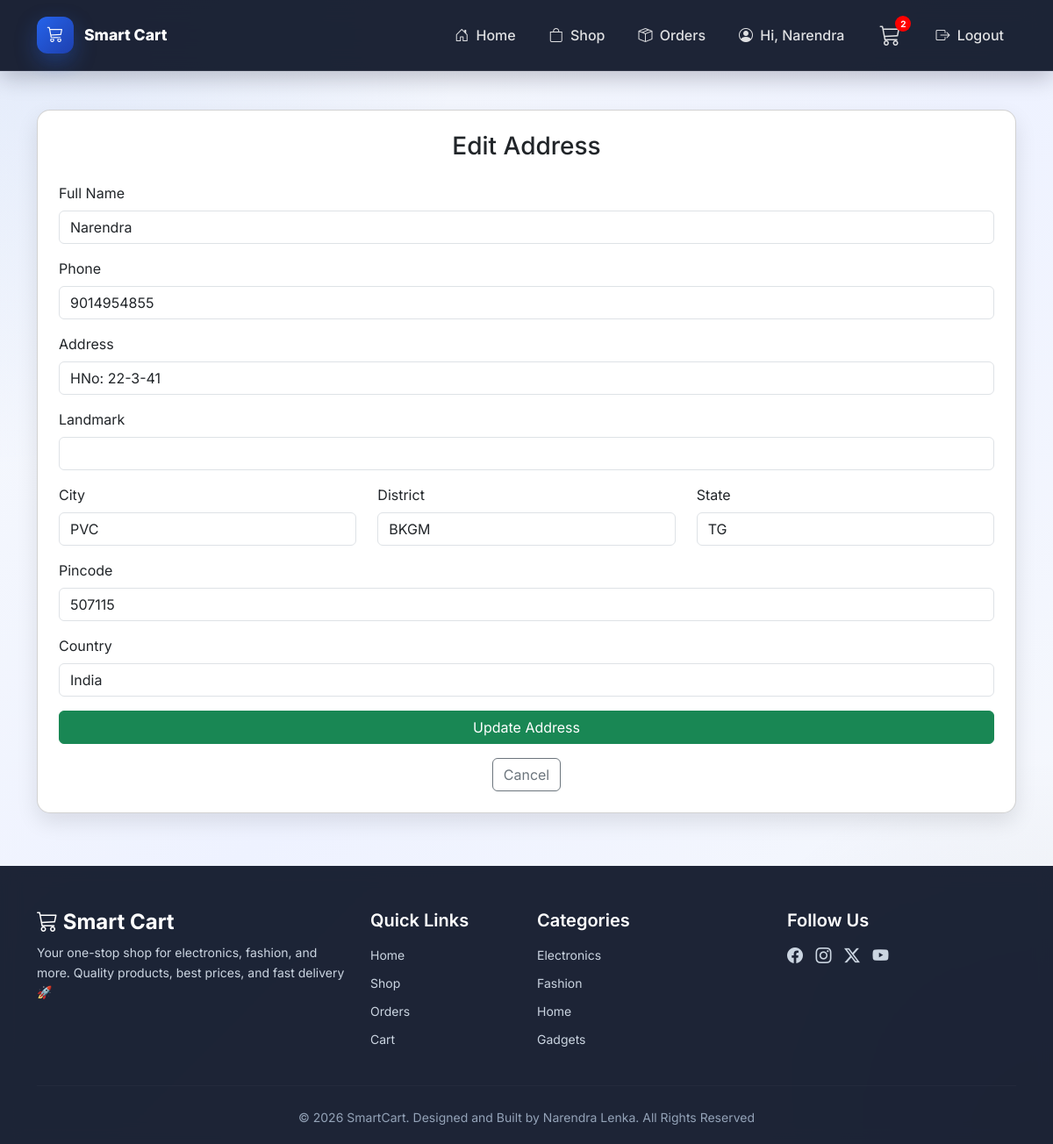
/user/edit-address/2 (signed in), run on the app's committed database.
### tables this page shows
CREATE TABLE addresses (
        address_id INTEGER PRIMARY KEY AUTOINCREMENT,
        user_id INTEGER NOT NULL,

        full_name TEXT NOT NULL,
        phone TEXT NOT NULL,
        address TEXT NOT NULL,
        landmark TEXT NOT NULL,
        city TEXT NOT NULL,
        district TEXT NOT NULL,
        state TEXT NOT NULL,
        country TEXT NOT NULL DEFAULT 'India',
        pincode TEXT NOT NULL,

        address_type TEXT,
        is_default INTEGER DEFAULT 0,
        created_at TIMESTAMP DEFAULT CURRENT_TIMESTAMP,
        updated_at TIMESTAMP DEFAULT CURRENT_TIMESTAMP,

        FOREIGN KEY (user_id) REFERENCES users(user_id)
    );

### app.py (the view, shortened to what this page needs)
@app.route('/user/edit-address/<int:address_id>', methods=['GET', 'POST'])
def edit_address(address_id):
    if 'user_id' not in session:
        flash("Please login first!", "danger")
        return redirect('/user-login')
    conn = get_db_connection()
    cursor = conn.cursor()
    cursor.execute("""
        SELECT * FROM addresses
        WHERE address_id = ? AND user_id = ?
    """, (address_id, session['user_id']))
    address = cursor.fetchone()
    cursor.close()
    conn.close()
    if not address:
        flash("Address not found!", "danger")
        return redirect('/user/shipping-address')
    return render_template("user/edit_address.html", address=address)

### app.py (called while the page is built)
def get_db_connection():
    conn = sqlite3.connect("smartcart.db")
    conn.row_factory = sqlite3.Row
    conn.execute("PRAGMA foreign_keys = ON")
    return conn

@app.context_processor
def inject_cart_count():
    cart = session.get('cart', {})
    cart_count = sum(item['quantity'] for item in cart.values())
    return dict(cart_count=cart_count)

@app.context_processor
def inject_cart_count():
    if 'user_id' not in session:
        return dict(cart_count=0)
    conn = get_db_connection()
    cursor = conn.cursor()
    cursor.execute("""
        SELECT COUNT(*) AS count
        FROM cart
        WHERE user_id = ?
    """, (session['user_id'],))
    result = cursor.fetchone()
    cursor.close()
    conn.close()
    return dict(cart_count=result['count'] if result else 0)

### templates/user/edit_address.html (shortened to what this page needs)
{% extends "user/base_user.html" %}
{% block content %}
<div class="container mt-4">
    <div class="card card-box p-4">
        <h3 class="text-center mb-4">Edit Address</h3>
        <form method="POST">
            <div class="mb-3">
                <label class="form-label">Full Name</label>
                <input type="text" name="full_name" class="form-control"
                       value="{{ address.full_name }}" required>
            </div>
            <div class="mb-3">
                <label class="form-label">Phone</label>
                <input type="text" name="phone" class="form-control"
                       value="{{ address.phone }}" required>
            </div>
            <div class="mb-3">
                <label class="form-label">Address</label>
                <input type="text" name="address" class="form-control"
                       value="{{ address.address }}" required>
            </div>
            <div class="mb-3">
                <label class="form-label">Landmark</label>
                <input type="text" name="landmark" class="form-control"
                       value="{{ address.landmark }}">
            </div>
            <div class="row">
                <div class="col-md-4 mb-3">
                    <label class="form-label">City</label>
                    <input type="text" name="city" class="form-control"
                           value="{{ address.city }}" required>
                </div>
                <div class="col-md-4 mb-3">
                    <label class="form-label">District</label>
                    <input type="text" name="district" class="form-control"
                           value="{{ address.district }}" required>
                </div>
                <div class="col-md-4 mb-3">
                    <label class="form-label">State</label>
                    <input type="text" name="state" class="form-control"
                           value="{{ address.state }}" required>
                </div>
            </div>
            <div class="mb-3">
                <label class="form-label">Pincode</label>
                <input type="text" name="pincode" class="form-control"
                       value="{{ address.pincode }}" required>
            </div>
            <div class="mb-3">
                <label class="form-label">Country</label>
                <input type="text" name="country" class="form-control"
                       value="{{ address.country }}" required>
            </div>
            <button type="submit" class="btn btn-success w-100">
                Update Address
            </button>
            <div class="text-center mt-3">
                <a href="/user/shipping-address" class="btn btn-outline-secondary">
                    Cancel
                </a>
            </div>
        </form>
    </div>
</div>
{% endblock %}

### templates/user/base_user.html (shortened to what this page needs)
<!DOCTYPE html>
<html lang="en">
<head>
    <link href="https://cdn.jsdelivr.net/npm/bootstrap@5.3.3/dist/css/bootstrap.min.css" rel="stylesheet">
    <link href="https://cdn.jsdelivr.net/npm/bootstrap-icons@1.11.3/font/bootstrap-icons.css" rel="stylesheet">
</head>
<body>
    {% if session.get('user_id') and not hide_user_nav %}
    <nav class="navbar navbar-expand-lg navbar-dark sticky-top">
        <div class="container">
            <a class="navbar-brand" href="/user-dashboard">
                <span class="brand-logo"><i class="bi bi-cart3"></i></span>
                <span>Smart Cart</span>
            </a>
            <div class="collapse navbar-collapse" id="userNav">
                <ul class="navbar-nav ms-auto text-center text-lg-start align-items-lg-center">
                    <li class="nav-item">
                        <a class="nav-link" href="/user-dashboard">
                            <i class="bi bi-house-door me-1"></i> Home
                        </a>
                    </li>
                    <li class="nav-item">
                        <a class="nav-link" href="/user/products">
                            <i class="bi bi-bag me-1"></i> Shop
                        </a>
                    </li>
                    <li class="nav-item">
                        <a class="nav-link" href="/user/my-orders">
                            <i class="bi bi-box-seam me-1"></i> Orders
                        </a>
                    </li>
                    <li class="nav-item">
                        <a class="nav-link" href="/user/profile">
                            <i class="bi bi-person-circle me-1"></i>
                            Hi, {{ session.get('user_name', 'Profile') }}
                        </a>
                    </li>
                    <li class="nav-item">
                        <a class="nav-link cart-nav-link" href="/user/cart">
                            <span class="cart-icon-box">
                                <i class="bi bi-cart3"></i>
                                <span class="cart-badge">{{ cart_count if cart_count else 0 }}</span>
                            </span>
                        </a>
                    </li>
                    <li class="nav-item">
                        <a class="nav-link logout-link" href="/user-logout">
                            <i class="bi bi-box-arrow-right me-1"></i> Logout
                        </a>
                    </li>
                </ul>
            </div>
        </div>
    </nav>
    {% endif %}
    <div class="main-content">
        <div class="container flash-wrapper">
        </div>
        {% block content %}{% endblock %}
    </div>
    <footer class="footer">
        <div class="container">
            <div class="row gy-4">
                <div class="col-md-4">
                    <h4 class="footer-brand">
                        <i class="bi bi-cart3"></i> Smart Cart
                    </h4>
                    <p class="footer-text">
                        Your one-stop shop for electronics, fashion, and more.
                        Quality products, best prices, and fast delivery 🚀
                    </p>
                </div>
                <div class="col-md-2">
                    <h5>Quick Links</h5>
                    <ul class="footer-links">
                        <li><a href="/">Home</a></li>
                        <li><a href="/user/products">Shop</a></li>
                        <li><a href="/user/my-orders">Orders</a></li>
                        <li><a href="/user/cart">Cart</a></li>
                    </ul>
                </div>
                <div class="col-md-3">
                    <h5>Categories</h5>
                    <ul class="footer-links">
                        <li><a href="#">Electronics</a></li>
                        <li><a href="#">Fashion</a></li>
                        <li><a href="#">Home</a></li>
                        <li><a href="#">Gadgets</a></li>
                    </ul>
                </div>
                <div class="col-md-3">
                    <h5>Follow Us</h5>
                    <div class="social-icons">
                        <a href="#"><i class="bi bi-facebook"></i></a>
                        <a href="#"><i class="bi bi-instagram"></i></a>
                        <a href="#"><i class="bi bi-twitter-x"></i></a>
                        <a href="#"><i class="bi bi-youtube"></i></a>
                    </div>
                </div>
            </div>
            <hr>
            <div class="text-center footer-bottom">
                © 2026 SmartCart. Designed and Built by Narendra Lenka. All Rights Reserved
            </div>
        </div>
    </footer>
</body>
</html>

### templates/user/base_user.html (style rules this page uses)
:root { --primary: #0f172a; --accent: #2563eb; --accent-hover: #1d4ed8; --text-dark: #0f172a; --text-muted: #64748b; }
html, body { min-height: 100%; margin: 0; font-family: 'Inter', sans-serif; background: radial-gradient(circle at top left, rgba(37, 99, 235, 0.10), transparent 30%), radial-gradient(circle at bottom right, rgba(15, 23, 42, 0.08), transparent 25%), linear-gradient(135deg, #f8fafc, #eef2ff, #f8fafc); color: var(--text-dark); }
body { display: flex; flex-direction: column; min-height: 100vh; }
.main-content { flex: 1; }
.navbar { background: rgba(15, 23, 42, 0.94); backdrop-filter: blur(14px); border-bottom: 1px solid rgba(255, 255, 255, 0.08); box-shadow: 0 8px 24px rgba(2, 6, 23, 0.22); padding: 14px 0; }
.navbar-brand { display: flex; align-items: center; gap: 12px; font-weight: 800; font-size: 1.1rem; color: #fff !important; }
.brand-logo { width: 42px; height: 42px; border-radius: 12px; background: linear-gradient(135deg, #2563eb, #1e40af); display: flex; align-items: center; justify-content: center; color: white; font-size: 1.15rem; box-shadow: 0 10px 25px rgba(37, 99, 235, 0.35); flex-shrink: 0; }
.navbar-nav .nav-link { color: rgba(255, 255, 255, 0.86) !important; font-weight: 500; margin-left: 10px; padding: 10px 14px !important; border-radius: 10px; transition: 0.3s; white-space: nowrap; }
.cart-nav-link { display: inline-flex !important; align-items: center; justify-content: center; }
.cart-icon-box { position: relative; display: inline-flex; align-items: center; justify-content: center; width: 28px; height: 28px; }
.cart-icon-box i { font-size: 24px; line-height: 1; }
.cart-badge { position: absolute; top: -8px; right: -10px; background: red; color: white; font-size: 10px; min-width: 18px; height: 18px; padding: 0 5px; border-radius: 50px; display: flex; align-items: center; justify-content: center; font-weight: 700; line-height: 1; }
.flash-wrapper { padding-top: 20px; }
.footer { background: rgba(15, 23, 42, 0.94); backdrop-filter: blur(10px); color: #cbd5e1; padding: 50px 0 20px; margin-top: 60px; }
.footer h5 { color: #fff; margin-bottom: 15px; font-weight: 600; }
.footer-brand { color: #fff; font-weight: bold; margin-bottom: 10px; }
.footer-text { font-size: 14px; line-height: 1.6; }
.footer-links { list-style: none; padding: 0; }
.footer-links li { margin-bottom: 8px; }
.footer-links a { text-decoration: none; color: #cbd5e1; font-size: 14px; transition: 0.3s; }
.social-icons a { display: inline-block; margin-right: 10px; font-size: 18px; color: #cbd5e1; transition: 0.3s; }
.footer hr { border-color: rgba(255, 255, 255, 0.1); margin: 25px 0; }
.footer-bottom { font-size: 14px; color: #94a3b8; }

### templates/user/edit_address.html (style rules this page uses)
.card-box { border-radius: 15px; box-shadow: 0 10px 25px rgba(0,0,0,0.1); }

### data on the page
addresses: get "Narendra", full_name "Narendra", phone "9014954855", address "HNo: 22-3-41", city "PVC", district "BKGM", state "TG", pincode "507115", country "India"

### other printed values
{{ cart_count if cart_count else 0 }} "2"
